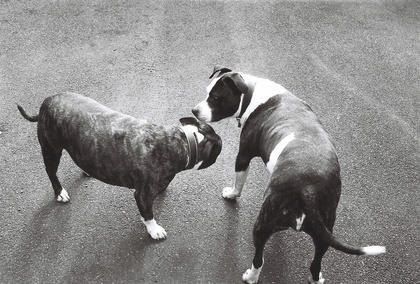
%> input picture lab5/img1.jpg, 420 x 284 px, shrunk from 1024 x 692 before the run
$ octave q1.m   (GNU Octave 9; MATLAB toolbox functions it lacks are replaced by stand-ins)
%> lines starting %> are read from the running program, lines starting %| are printed output that depends on the picture
B = imread('img1.jpg');
%> B is the input picture: size 284x420x3 uint8; mean R, G, B 140, 138.9, 138.1
A = rgb2gray(B);
subplot(1,2,1);
imshow(A);
title('Original');
I = double(A);

sigma = 2;
sz = 3;
[x,y]=meshgrid(-sz:sz,-sz:sz);

M = size(x,1)-1;
N = size(y,1)-1;
expo = -(x.^2+y.^2)/(2*sigma*sigma);
mulp= exp(expo)/(2*pi*sigma*sigma);

[m,n] = size(I);
%> m = 284; n = 420
Output=zeros(size(I));
I1 = padarray(I,[sz sz]);
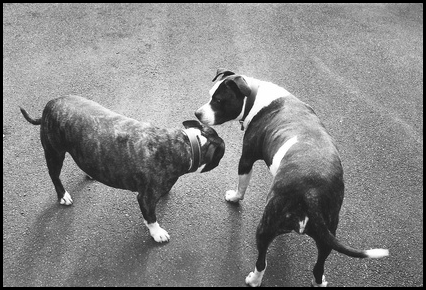
%> I1: size 290x426 double; min 0, max 255, mean 134.3

for i = 1:m
    for j =1:n
        Temp = I1(i:i+M,j:j+M).*mulp;
        Output(i,j)=sum(Temp(:));
    end
end
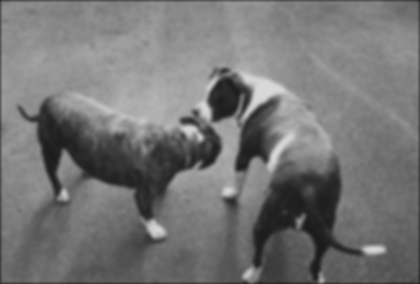
%> Output: size 284x420 double; min 27.01, max 216.5, mean 117.6

Output = uint8(Output);
%> Output: size 284x420 uint8
subplot(1,2,2);
imshow(Output);
title('Smooth')

$ run again, with lab5/img3.jpg copied over lab5/img1.jpg
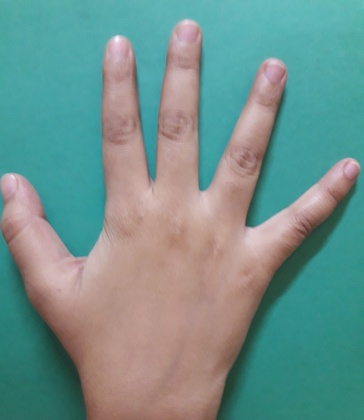
%> input picture lab5/img3.jpg, 364 x 420 px, shrunk from 3096 x 3574 before the run
%> B is the input picture: size 420x364x3 uint8; mean R, G, B 113, 146.2, 141.2
%> `I1 = padarray(I,[sz sz]);`:
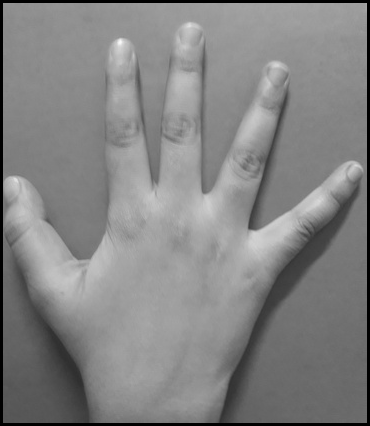
%> I1: size 426x370 double; min 0, max 249, mean 131.6
%> after the loop `for i = 1:m`:
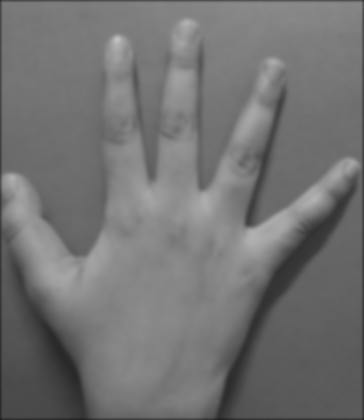
%> Output: size 420x364 double; min 27.32, max 195.2, mean 114.9

$ run again, with lab5/III.jpg copied over lab5/img1.jpg
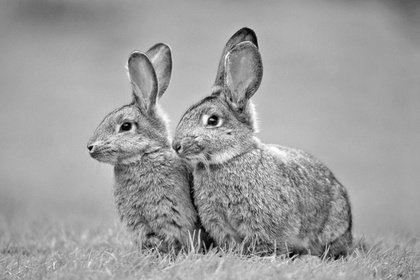
%> input picture lab5/III.jpg, 420 x 280 px, shrunk from 960 x 640 before the run
%> B is the input picture: size 280x420x3 uint8; min 0, max 255, mean 158
%> `I1 = padarray(I,[sz sz]);`:
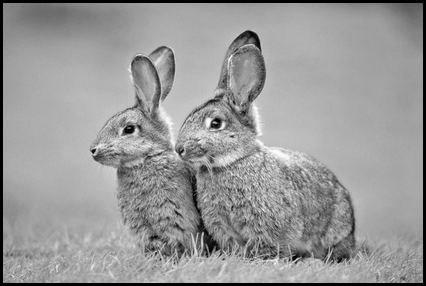
%> I1: size 286x426 double; min 0, max 255, mean 152.5
%> after the loop `for i = 1:m`:
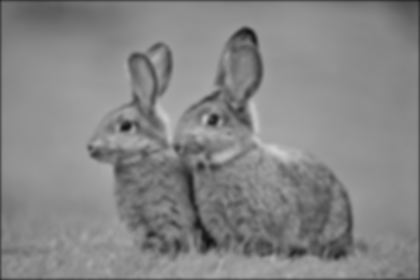
%> Output: size 280x420 double; min 15.85, max 208.3, mean 133.6
